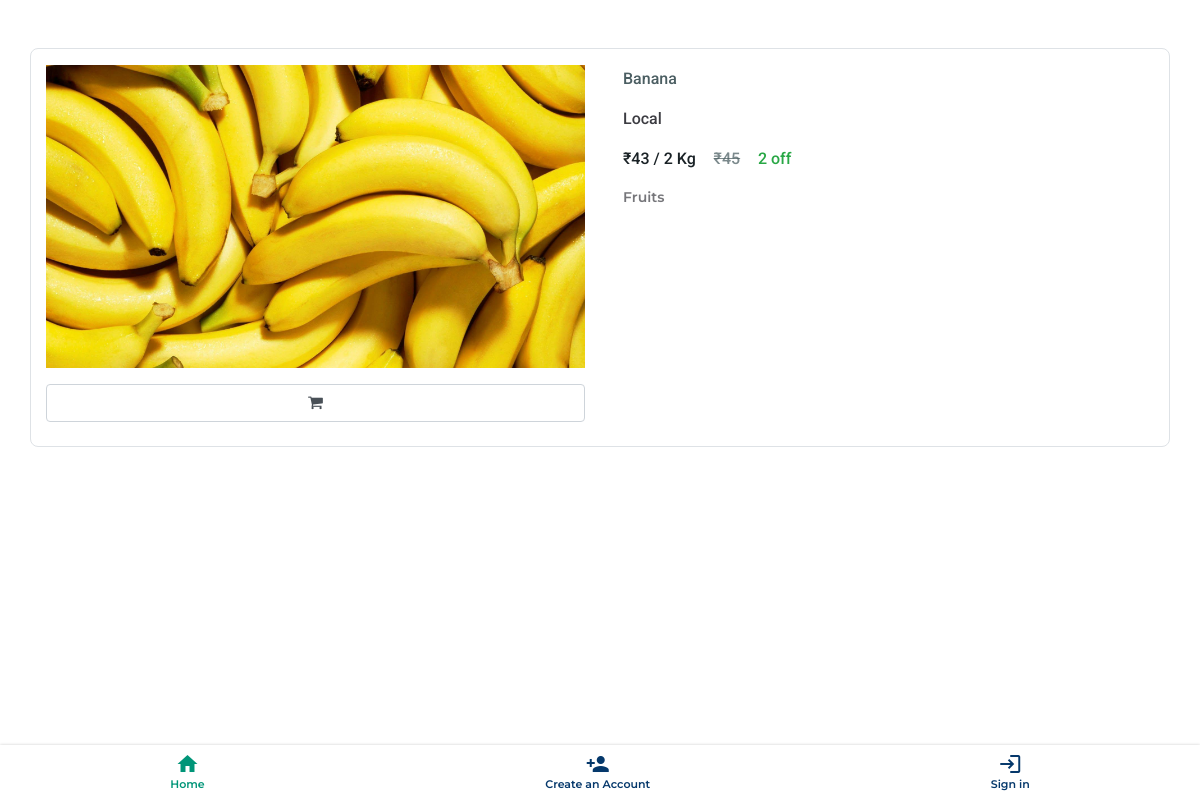
Screenshot of /public_view_selected_category/public_view_product_details/2/ with the database file from the repository.
### arman/models.py (models this page shows)
class product(models.Model):
    Name = models.CharField(max_length=100)
    Brand = models.CharField(max_length=100)
    Category = models.CharField(max_length=100)
    category_name = models.CharField(max_length=100)
    per_unit = models.CharField(max_length=100)
    Qty = models.IntegerField()
    Rate = models.IntegerField()
    Discount = models.IntegerField()
    Percentage = models.IntegerField()
    Total_rate = models.IntegerField()
    Top_product = models.CharField(max_length=20)
    Image = models.ImageField(upload_to='images', blank=True, null=True)

### arman/views.py (the view)
# urls.py: path('public_view_selected_category/public_view_product_details/<int:pk>/',
def public_view_product_details(request, pk):
    product_det = product.objects.get(id=pk)
    product_sub_imgs = product_images.objects.filter(Product_id=pk)
    return render(request, 'public_view_product_details.html', {'product_det': product_det, 'product_sub_imgs': product_sub_imgs})

### arman/templates/public_view_product_details.html (shortened to what this page needs)
{% load static %}
<!DOCTYPE html>
<html lang="en">
<head>
    <link rel="stylesheet" href="{% static 'css/main.css' %}">
    <link rel="stylesheet" href="https://cdnjs.cloudflare.com/ajax/libs/font-awesome/4.7.0/css/font-awesome.min.css">
    <link rel="stylesheet" href="https://cdn.jsdelivr.net/npm/bootstrap@4.5.3/dist/css/bootstrap.min.css">
</head>
<body>
    <nav class="nav">
        <a href="{% url 'user_home' %}" class="nav__link nav__link--active">
            <i class="material-icons nav__icon">home</i>
            <span class="nav__text">Home</span>
        </a>
        <a href="{% url 'user_signup' %}" class="nav__link ">
            <i class="material-icons nav__icon">person_add</i>
            <span class="nav__text">Create an Account</span>
        </a>
        <a href="{% url 'login' %}" class="nav__link">
            <i class="material-icons nav__icon">login</i>
            <span class="nav__text">Sign in</span>
        </a>
    </nav>
    <section class="product_full mt-5 mb-5" id="product_full">
        <div class="container mt-5 mb-5 border">
            <div class="row">
                <div class="col-lg-6">
                    <div class="img-box pt-3">
                        <img src="{{ product_det.Image.url }}" class="img-fluid" alt="" id="img">
                    </div>
                    <div class="wrapper pt-2 pb-2 d-none d-lg-block d-md-none">
                        <div class="row">
                            <div class="col-lg-12 col-md-12 col-12 pt-2">
                                <a href="{% url 'login' %}" name="cart" value="cart"
                                    class="cart form-control font-weight-normal text-center text-decoration-none"
                                    data-id="{{ product_det.id }}"><i class="fa fa-shopping-cart"
                                        aria-hidden="true"></i></a>
                            </div>
                        </div>
                    </div>
                </div>
                <div class="col-lg-6">
                    <div class="wrapper pt-2 pb-2">
                        <p class="name pl-2">{{ product_det.Name }}</p>
                        <p class="brand pl-2">{{ product_det.Brand }}</p>
                        <div class="rates d-flex pl-2">
                            <span class="rate">₹{{ product_det.Total_rate }} / {{ product_det.Qty }}
                                {{product_det.per_unit }}</span>&nbsp;&nbsp;&nbsp;&nbsp;
                            {% if product_det.Rate == product_det.Total_rate %}
                            <span class="total_rate"></span>&nbsp;&nbsp;&nbsp;&nbsp;
                            {%else%}
                            <span class="total_rate">₹{{ product_det.Rate }}</span>&nbsp;&nbsp;&nbsp;&nbsp;
                            {%endif%}
                            {% if product_det.Discount > 0 %}
                            <span class="percentage text-success">{{ product_det.Discount }} off</span>
                            {%endif%}
                        </div>
                        <p class="category pt-3 pl-2">{{ product_det.category_name }}</p>
                    </div>
                </div>
            </div>
        </div>
    </section>
</body>
</html>

### arman/static/css/main.css (style rules this page uses)
html { scroll-behavior: smooth; }
* { margin: 0; padding: 0; list-style-type: none; box-sizing: border-box; text-decoration: none; scroll-behavior: smooth; }
body { font-family: sans-serif !important; }
#product_full { width: 100%; height: auto; }
#product_full .container { width: 100%; background-color: #fff; border-radius: 8px; }
#product_full .img-box .img-fluid { width: 100%; object-fit: cover; }
#product_full .wrapper { height: auto; }
#product_full .wrapper .name { font-family: 'Roboto', sans-serif; font-size: 16px; color: #4b5e62; padding-top: 10px; font-weight: 500; }
#product_full .wrapper .brand { font-family: 'Roboto', sans-serif; font-size: 16px; color: #3c3c42; font-weight: 500; }
#product_full .wrapper .rate { font-family: 'Roboto', sans-serif; font-size: 16px; color: #1A2226; font-weight: 500; }
#product_full .wrapper .rates .total_rate { font-family: 'Roboto', sans-serif; font-size: 16px; color: #4b5e62bb; font-weight: 500; text-decoration: line-through #4b5e62bb; }
#product_full .wrapper .rates .total_rate:before { content: '\00000A'; }
#product_full .wrapper .rates .percentage { font-family: 'Roboto', sans-serif; font-size: 16px; font-weight: 500; }
#product_full .wrapper .qty, .category, .discription { font-family: "Montserrat", sans-serif; font-size: 14px; font-weight: 600; color: #3c3c42; text-align: justify; opacity: 0.7; }
.nav { position: fixed; bottom: 0; width: 100%; height: 55px; box-shadow: 0 0 3px rgba(0, 0, 0, 0.2); background-color: #ffffff; display: flex; overflow-x: auto; z-index: 9999999999999; }
.nav__link { font-family: "Montserrat", sans-serif; font-weight: 550; display: flex; flex-direction: column; align-items: center; justify-content: center; flex-grow: 1; min-width: 50px; overflow: hidden; white-space: nowrap; font-size: 11px; color: #05386B; text-decoration: none; -webkit-tap-highlight-color: transparent; transition: background-color 0.1s ease-in-out; }
.nav__link--active { color: #009578; }
.nav__icon { font-size: 18px; }

### rows the page displays
product: Image (picture), Name "Banana", Brand "Local", Total_rate "43", Qty "2", per_unit "Kg", Rate "45", Discount "2", category_name "Fruits"
